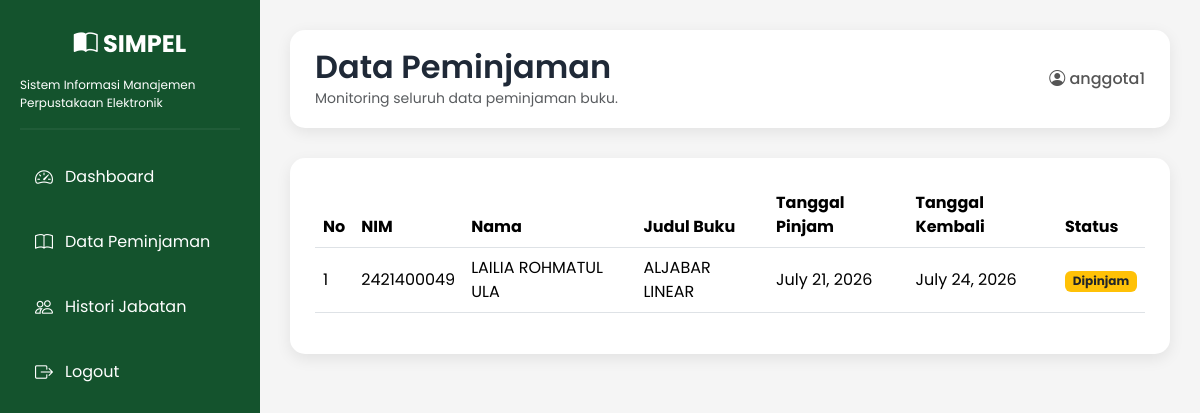
/data-peminjaman-kepala/ (signed in), run on the app's committed database.
### library/models.py (models this page shows, shortened)
class Peminjaman(models.Model):
    STATUS = (
        ('Dipinjam', 'Dipinjam'),
        ('Dikembalikan', 'Dikembalikan'),
    )
    anggota = models.ForeignKey(Anggota, on_delete=models.CASCADE)
    buku = models.ForeignKey(Buku, on_delete=models.CASCADE)
    tanggal_pinjam = models.DateField()
    tanggal_kembali = models.DateField()
    status = models.CharField(max_length=20, choices=STATUS, default='Dipinjam')

class Anggota(models.Model):
    STATUS = (
        ('Menunggu', 'Menunggu'),
        ('Disetujui', 'Disetujui'),
        ('Ditolak', 'Ditolak'),
    )
    user = models.OneToOneField(
        User,
        on_delete=models.CASCADE,
        null=True,
        blank=True
    )
    nim = models.CharField(max_length=20)
    nama = models.CharField(max_length=100)
    prodi = models.CharField(max_length=100)
    fakultas = models.CharField(max_length=100)
    no_hp = models.CharField(max_length=20)
    alamat = models.TextField()
    status = models.CharField(
        max_length=20,
        choices=STATUS,
        default='Menunggu'
    )

class Buku(models.Model):
    kode_buku = models.CharField(max_length=20, unique=True)
    judul = models.CharField(max_length=200)
    penulis = models.CharField(max_length=100)
    penerbit = models.CharField(max_length=100)
    tahun_terbit = models.PositiveIntegerField()
    kategori = models.CharField(max_length=100)
    isbn = models.CharField(max_length=20, blank=True)
    lokasi_rak = models.CharField(
        max_length=50,
        default="Rak A1"
    )
    kondisi = models.CharField(
        max_length=20,
        choices=[
            ('Baik', 'Baik'),
            ('Rusak', 'Rusak'),
        ],
        default='Baik'
    )
    stok = models.PositiveIntegerField(default=0)

### library/views.py (the view)
# urls.py: path('data-peminjaman-kepala/',views.data_peminjaman_kepala,name='data_peminjaman_kepala'),
@login_required(login_url='login')
def data_peminjaman_kepala(request):
    data = Peminjaman.objects.select_related(
        'anggota',
        'buku'
    ).all().order_by('-tanggal_pinjam')
    return render(
        request,
        'library/data_peminjaman_kepala.html',
        {
            'data': data
        }
    )

### library/templates/library/data_peminjaman_kepala.html (shortened to what this page needs)
{% extends 'library/base_kepala.html' %}
{% block content %}
<div class="topbar">
    <div>
        <h2>Data Peminjaman</h2>
        <small class="text-muted">
            Monitoring seluruh data peminjaman buku.
        </small>
    </div>
    <div class="user">
        <i class="bi bi-person-circle"></i>
        {{ request.user.username }}
    </div>
</div>
<div class="table-container">
    <table class="table table-hover">
        <thead>
            <tr>
                <th>No</th>
                <th>NIM</th>
                <th>Nama</th>
                <th>Judul Buku</th>
                <th>Tanggal Pinjam</th>
                <th>Tanggal Kembali</th>
                <th>Status</th>
            </tr>
        </thead>
        <tbody>
        {% for item in data %}
            <tr>
                <td>{{ forloop.counter }}</td>
                <td>{{ item.anggota.nim }}</td>
                <td>{{ item.anggota.nama }}</td>
                <td>{{ item.buku.judul }}</td>
                <td>{{ item.tanggal_pinjam }}</td>
                <td>{{ item.tanggal_kembali }}</td>
                <td>
                    {% if item.status == "Dipinjam" %}
                        <span class="badge bg-warning text-dark">
                            Dipinjam
                        </span>
                    {% else %}
                        <span class="badge bg-success">
                            Dikembalikan
                        </span>
                    {% endif %}
                </td>
            </tr>
        {% empty %}
            <tr>
                <td colspan="7" class="text-center text-muted">
                    Belum ada data peminjaman.
                </td>
            </tr>
        {% endfor %}
        </tbody>
    </table>
</div>
{% endblock %}

### library/static/css/style.css (style rules this page uses)
* { margin:0; padding:0; box-sizing:border-box; font-family:'Poppins',sans-serif; }
body { background:#f5f5f5; }
.topbar { background:#ffffff; border-radius:15px; padding:18px 25px; display:flex; justify-content:space-between; align-items:center; margin-bottom:30px; box-shadow:0 4px 15px rgba(0,0,0,.08); }
.topbar h2 { color:#1F2937; font-weight:600; margin:0; }
.topbar .user { font-weight:500; color:#555; }
.table-container { background:white; margin-top:30px; padding:25px; border-radius:15px; box-shadow:0 5px 15px rgba(0,0,0,.08); }
.table thead { background:#14532D; color:white; }
.table td { vertical-align:middle; }

### data on the page
Peminjaman: anggota.nim "2421400049", anggota.nama "LAILIA ROHMATUL ULA", buku.judul "ALJABAR LINEAR", tanggal_pinjam "July 21, 2026", tanggal_kembali "July 24, 2026", status "Dipinjam"

### other printed values
{{ request.user.username }} "anggota1"
